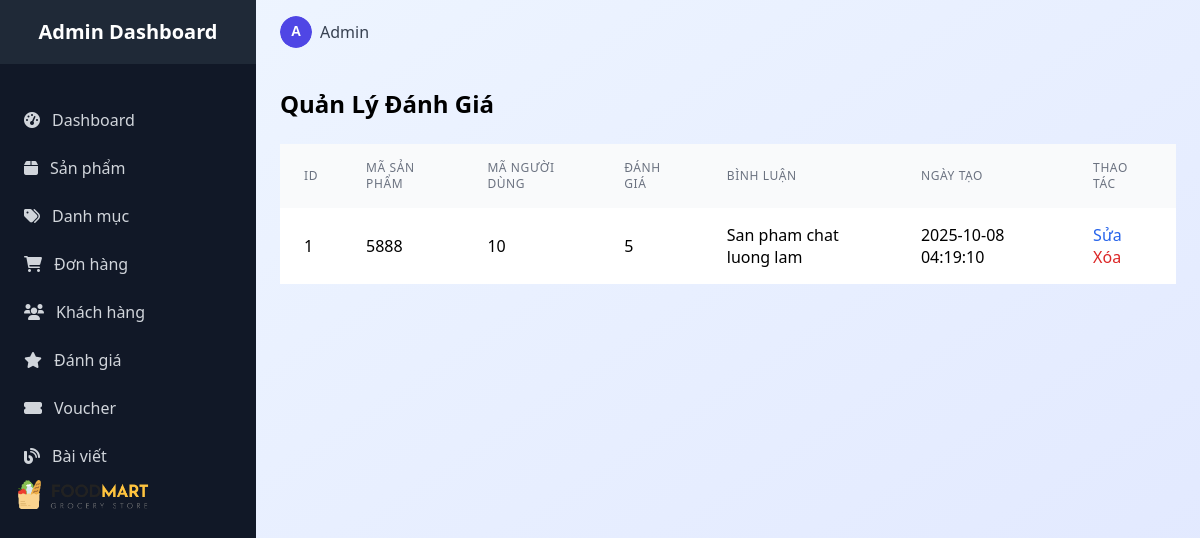
Page /admin/admin_review/index (signed in) on the committed database.
### tables this page shows
CREATE TABLE `reviews` (
  `id` int(11) NOT NULL,
  `product_id` int(11) DEFAULT NULL,
  `user_id` int(11) DEFAULT NULL,
  `rating` tinyint(4) DEFAULT NULL CHECK (`rating` >= 1 and `rating` <= 5),
  `comment` text DEFAULT NULL,
  `created_at` timestamp NOT NULL DEFAULT current_timestamp()
);

### controllers/admin/Admin_reviewController.php (called while the page is built, shortened)
<?php
require_once 'models/ReviewModel.php';
class Admin_reviewController extends Controller {
    private $model;
    public function __construct() {
        $this->model = new ReviewModel();
    }
    public function index() {
        $reviews = $this->model->getAllReviews();
        $data = [
            'reviews' => $reviews,
            'current_time' => date('Y-m-d H:i:s')
        ];
        require_once ROOT . '/views/admin/review/review.php';
    }
}
?>

### index.php (called while the page is built, shortened)
<?php
require_once ROOT . "core" . DIRECTORY_SEPARATOR . "database.php";
$app = new App();

### core/database.php (called while the page is built, shortened)
<?php
class Database {
    public function __construct() {
        $this->conn = new mysqli(DB_HOST, DB_USER, DB_PASS, DB_NAME);
    }
}

### models/ReviewModel.php (called while the page is built, shortened)
<?php
require_once ROOT . "core/database.php";
class ReviewModel extends Database {
    public function getAllReviews() {
        $sql = "SELECT * FROM reviews ORDER BY id ASC";
        $result = $this->conn->query($sql);
        return $result->fetch_all(MYSQLI_ASSOC);
    }
}
?>

### views/admin/review/review.php (the view)
<?php
$reviews = $data['reviews'] ?? [];
?>
<body class="bg-gradient-to-br from-blue-50 to-indigo-100 min-h-screen">
<?php include ROOT . '/views/admin/layouts/sidebar.php'; ?>
    <div class="lg:ml-64">
    <?php include ROOT . '/views/admin/layouts/header.php'; ?>
        <main class="p-6">
            <div class="flex justify-between items-center mb-6">
                <h2 class="text-2xl font-bold">Quản Lý Đánh Giá</h2>
            </div>
            <div class="overflow-x-auto custom-scrollbar">
                <table class="w-full table table-striped">
                    <thead class="bg-gray-50">
                        <tr>
                            <th class="px-6 py-4 text-left text-xs font-medium text-gray-500 uppercase tracking-wider">ID</th>
                            <th class="px-6 py-4 text-left text-xs font-medium text-gray-500 uppercase tracking-wider">Mã sản phẩm</th>
                            <th class="px-6 py-4 text-left text-xs font-medium text-gray-500 uppercase tracking-wider">Mã người dùng</th>
                            <th class="px-6 py-4 text-left text-xs font-medium text-gray-500 uppercase tracking-wider">Đánh giá</th>
                            <th class="px-6 py-4 text-left text-xs font-medium text-gray-500 uppercase tracking-wider">Bình luận</th>
                            <th class="px-6 py-4 text-left text-xs font-medium text-gray-500 uppercase tracking-wider">Ngày tạo</th>
                            <th class="px-6 py-4 text-left text-xs font-medium text-gray-500 uppercase tracking-wider">Thao tác</th>
                        </tr>
                    </thead>
                    <tbody class="bg-white divide-y divide-gray-200">
                        <?php if (empty($reviews)): ?>
                            <tr>
                                <td colspan="7" class="px-6 py-4 text-center text-red-500">Không có đánh giá nào.</td>
                            </tr>
                        <?php else: ?>
                            <?php foreach ($reviews as $review): ?>
                                <tr class="hover:bg-gray-50">
                                    <td class="px-6 py-4"><?php echo htmlspecialchars($review['id'] ?? ''); ?></td>
                                    <td class="px-6 py-4"><?php echo htmlspecialchars($review['product_id'] ?? ''); ?></td>
                                    <td class="px-6 py-4"><?php echo htmlspecialchars($review['user_id'] ?? ''); ?></td>
                                    <td class="px-6 py-4"><?php echo htmlspecialchars($review['rating'] ?? ''); ?></td>
                                    <td class="px-6 py-4"><?php echo htmlspecialchars($review['comment'] ?? ''); ?></td>
                                    <td class="px-6 py-4"><?php echo htmlspecialchars($review['created_at'] ?? ''); ?></td>
                                    <td class="px-6 py-4">
                                        <a href="/FoodMartLab/admin/admin_review/edit/?id=<?php echo $review['id']; ?>" class="text-blue-600 hover:text-blue-800 mr-2">Sửa</a>
                                        <a href="/FoodMartLab/admin/admin_review/delete/?id=<?php echo $review['id']; ?>" class="text-red-600 hover:text-red-800" onclick="return confirm('Bạn có chắc chắn muốn xóa?')">Xóa</a>
                                    </td>
                                </tr>
                            <?php endforeach; ?>
                        <?php endif; ?>
                    </tbody>
                </table>
            </div>
        </main>
    </div>
</body>
</html>

### assets/admin/css/styles.css (style rules this page uses)
body { box-sizing: border-box; }

### rows in the picture
reviews: id "1", product "5888", user "10", rating "5", comment "San pham chat luong lam", created_at "2025-10-08 04:19:10"
